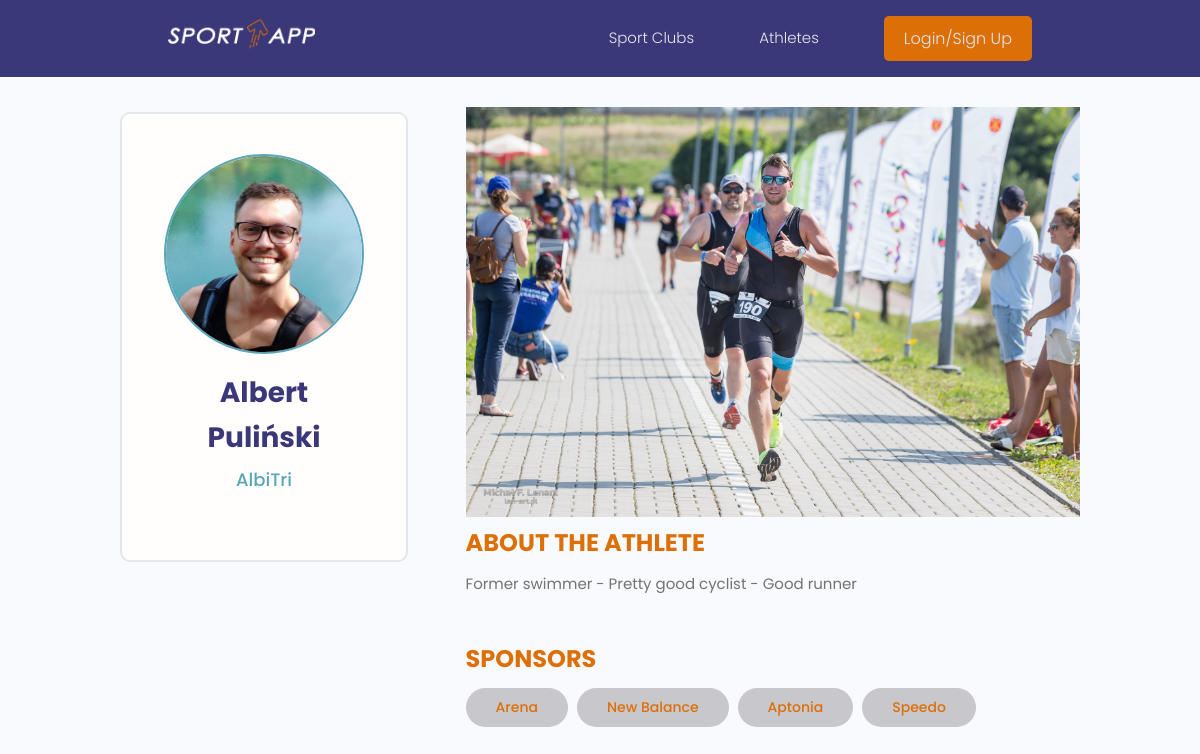
The page /athletes/athlete/616b9b0391244247bbc015c8776c5479/ on the database its author committed.
### athletes/models.py (models this page shows, shortened)
class Athlete(models.Model):
    club = models.ForeignKey(Profile, null=True, blank=True, on_delete=models.CASCADE)
    name = models.CharField(max_length=200)
    description = models.TextField(null=True, blank=True)
    featured_image = models.ImageField(
        null=True, blank=True, default="athlete-default.png")
    highlight_image = models.ImageField(
        null=True, blank=True, default=None)
    sponsors = models.ManyToManyField('Sponsor', blank=True)
    social_facebook = models.CharField(max_length=200, blank=True, null=True)
    social_youtube = models.CharField(max_length=200, blank=True, null=True)
    social_website = models.CharField(max_length=200, blank=True, null=True)
    social_mail = models.CharField(max_length=200, blank=True, null=True)
    created = models.DateTimeField(auto_now_add=True)
    id = models.UUIDField(default=uuid.uuid4, unique=True, primary_key=True,
                        editable=False)
    class Meta:
        ordering = ['created']
    @property
    def imageURL(self):
        try:
            url = self.featured_image.url
        except:
            url = ''
        return url

class Sponsor(models.Model):
    name = models.CharField(max_length=200)
    created = models.DateTimeField(auto_now_add=True)
    id = models.UUIDField(default=uuid.uuid4, unique=True, primary_key=True,
                        editable=False)
    def __str__(self):
        return self.name

### users/models.py (models this page shows, shortened)
class Profile(models.Model):
    user = models.OneToOneField(User, on_delete=models.CASCADE, null=True, blank=True)
    name = models.CharField(max_length=200, blank=True, null=True)
    email = models.EmailField(max_length=200, blank=True, null=True)
    username = models.CharField(max_length=200, blank=True, null=True)
    location = models.CharField(max_length=200, blank=True, null=True)
    short_intro = models.CharField(max_length=200, blank=True, null=True)
    bio = models.TextField(blank=True, null=True)
    profile_image = models.ImageField(
        blank=True, null=True, upload_to='profiles/', default="profiles/user-default.png")
    social_facebook = models.CharField(max_length=200, blank=True, null=True)
    social_youtube = models.CharField(max_length=200, blank=True, null=True)
    social_website = models.CharField(max_length=200, blank=True, null=True)
    created = models.DateTimeField(auto_now_add=True)
    id = models.UUIDField(default=uuid.uuid4, unique=True,
                            primary_key=True, editable=False)
    class Meta:
        ordering = ['created']

### athletes/views.py (the view)
# urls.py: path('athlete/<str:pk>/', views.athlete, name="athlete"),
def athlete(request, pk):
    athleteObj = Athlete.objects.get(id=pk)
    return render(request, 'athletes/single-athlete.html', {'athlete':athleteObj})

### athletes/templates/athletes/single-athlete.html (shortened to what this page needs)
{% extends 'main.html' %}
{% block content %}
<main class="profile my-md">
  <div class="container">
    <div class="layout">
      <div class="column column--1of3">
        <div class="card text-center">
          <div class="card__body club">
            <img class="avatar avatar--xl" src="{{athlete.imageURL}}" />
            <h2 class="club__name">{{athlete.name}}</h2>
            <a href="{% url 'user-profile' athlete.club.id %}" class="singleAthlete__club">{{athlete.club.name}}</a>
            <br>
          </div>
        </div>
      </div>
        <div class="column column--2of3">
            {% if athlete.highlight_image %}
            <img class=".singleAthlete__preview" src="{{athlete.highlight_image.url}}" />
            {% endif %}
          <h2 class="singleAthlete__subtitle">About the Athlete</h2>
          <div class="singleAthlete__info">
            {{athlete.description}}
          </div><br>
          <div class="singleAthlete__Sponsors">
            {% if athlete.sponsors %}
              <h4 class="singleAthlete__subtitle">Sponsors</h4>
              {% for sponsor in athlete.sponsors.all %}
                <span class="sponsor sponsor--pill sponsor--sub sponsor--lg">
                  <small>{{sponsor}}</small>
                </span>
              {% endfor %}
            {% endif %}
          </div>
        </div>
      </div>
    </div>
  </main>
{% endblock content %}

### static/styles/app.css (style rules this page uses)
:root { --color-sub: #3b3879; }
.card { border: 2px solid var(--color-light); }
img { width: 100%; }
.profile .card>.club { padding: 4rem; }
.club__name { color: var(--color-sub); font-size: 2.8rem; font-weight: 700; margin-top: 1rem; margin-bottom: 0.5rem; }
.singleAthlete__Sponsors { margin-top: 2rem; margin-bottom: 4rem; }
.singleAthlete__club { font-size: 1.8rem; font-weight: 500; }
.singleAthlete__subtitle { text-transform: uppercase; font-size: 2.4rem; font-weight: 700; color: var(--color-sub-light); margin-bottom: 1rem; }

### static/uikit/styles/modules/_variables.css (style rules this page uses)
:root { --color-main: #5aa5b9; --color-main-light: #e6faff; --color-sub: #3b3879; --color-sub-light: #dd6f07; --color-sub-lighter: #c7c7cc; --color-text: #737373; --color-gray: #8b8b8b; --color-light: #e5e7eb; --color-light-gray: #767676; --color-bg: #f8fafd; --color-white: #fffefd; --color-white-light: #f3f3f3; --color-success: #359e64; --color-success-bg: #def8e8; --color-error: #fc4b0b; --color-error-bg: #fff2ee; --font-base: 'Poppins', arial, helvetica, 'Segoe UI', roboto, ubuntu, sans-serif; --font-monospace: 'Fira Code', 'Courier New', courier, monospace; --font-regular: 300; --font-medium: 500; --font-bold: 700; --generic-shadow: 1px 1px 5px #00000010; --generic-transition: all 0.3s ease-in-out; }

### static/uikit/styles/modules/_base.css (style rules this page uses)
* { margin: 0; padding: 0; box-sizing: border-box; text-rendering: optimizeLegibility; color: inherit; font-size: inherit; list-style-type: none; }
html { font-size: 50%; }
@media only screen and (min-width: 480px) { html { font-size: 56.25%; } }
@media only screen and (min-width: 1200px) { html { font-size: 62.5%; } }
body { line-height: 1.6; font-weight: 400; font-size: 1.5rem; color: var(--color-text); background-color: var(--color-bg); min-height: 100vh; }

### static/uikit/styles/modules/_typography.css (style rules this page uses)
* { font-family: var(--font-base); }
h2 { font-size: 3.6rem; font-weight: var(--font-bold); }
h4 { font-size: 2.8rem; font-weight: var(--font-medium); }
p, span, strong { font-size: 1.6rem; color: var(--color-text); font-weight: var(--font-regular); }
a { padding-bottom: 2px; text-decoration: none; display: inline-block; color: var(--color-main); font-weight: var(--font-medium); }

### static/uikit/styles/modules/_utilities.css (style rules this page uses)
.container { width: 92%; max-width: 165rem; margin: 0 auto; box-sizing: border-box; }
@media screen and (min-width: 1000px) { .container { width: 90%; } }
@media screen and (min-width: 1200px) { .container { width: 80%; } }
.text-center { text-align: center; }
.my-md { margin: 3rem auto; }

### static/uikit/styles/modules/_avatar.css (style rules this page uses)
.avatar { border-radius: 50%; border: 2px solid var(--color-main); object-fit: cover; }
.avatar--xl { height: 20rem; width: 20rem; }

### static/uikit/styles/modules/_card.css (style rules this page uses)
.card { border-radius: 1rem; background-color: var(--color-white); border: 1.5px solid var(--color-light); width: fit-content; height: auto; margin-top: 0.5rem; margin-bottom: 0.5rem; overflow: hidden; }
.card__body, .card__header { padding: 2rem 2.5rem; text-align: center; }

### static/uikit/styles/modules/_sponsor.css (style rules this page uses)
.sponsor { display: inline-flex; align-items: center; background-color: var(--color-sub); height: -webkit-fit-content; height: -moz-fit-content; height: fit-content; width: -webkit-fit-content; width: -moz-fit-content; width: fit-content; border-radius: 0.5rem; padding: 0.5rem 1.5rem; font-size: 1.2rem; cursor: pointer; }
.sponsor:not(:last-child) { margin-right: 0.25rem; margin-bottom: 0.75rem; }
.sponsor>small { color: var(--color-white); }
.sponsor--pill { border-radius: 5rem; }
.sponsor--sub, .sponsor--sub>small { background: var(--color-sub-lighter); color: var(--color-sub-light); font-weight: 500; }
.sponsor--lg { padding: 0.8rem 3rem; font-size: 1.4rem; }
.sponsor--lg:not(:last-child) { margin-right: 0.5rem; margin-bottom: 1rem; }

### static/uikit/styles/modules/_layout.css (style rules this page uses)
.layout { display: flex; flex-flow: row wrap; justify-content: space-between; }
.layout > .column { margin-bottom: 3rem; }
.layout > .column.column--1of3 { flex-basis: 30%; }
.layout > .column.column--2of3 { flex-basis: 64%; }

### rows shown on the page
Athlete: imageURL (picture), name "Albert Puliński", club.name "AlbiTri", highlight_image (picture), description "Former swimmer - Pretty good cyclist - Good runner"
Sponsor: name "Arena"
Sponsor: name "New Balance"
Sponsor: name "Aptonia"
Sponsor: name "Speedo"
